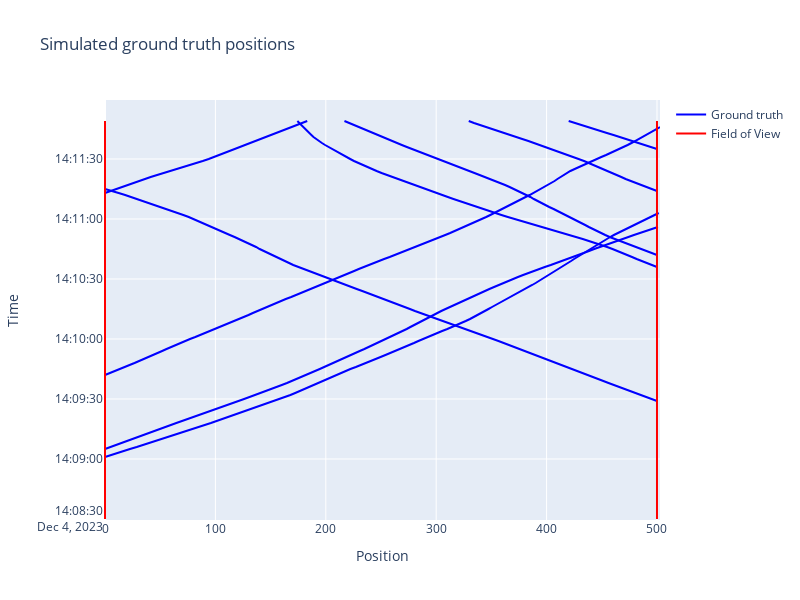

The code cell stored with this chart in its notebook:
### Code cell
plotter.plot_groundtruth_pos(plotly=True)
